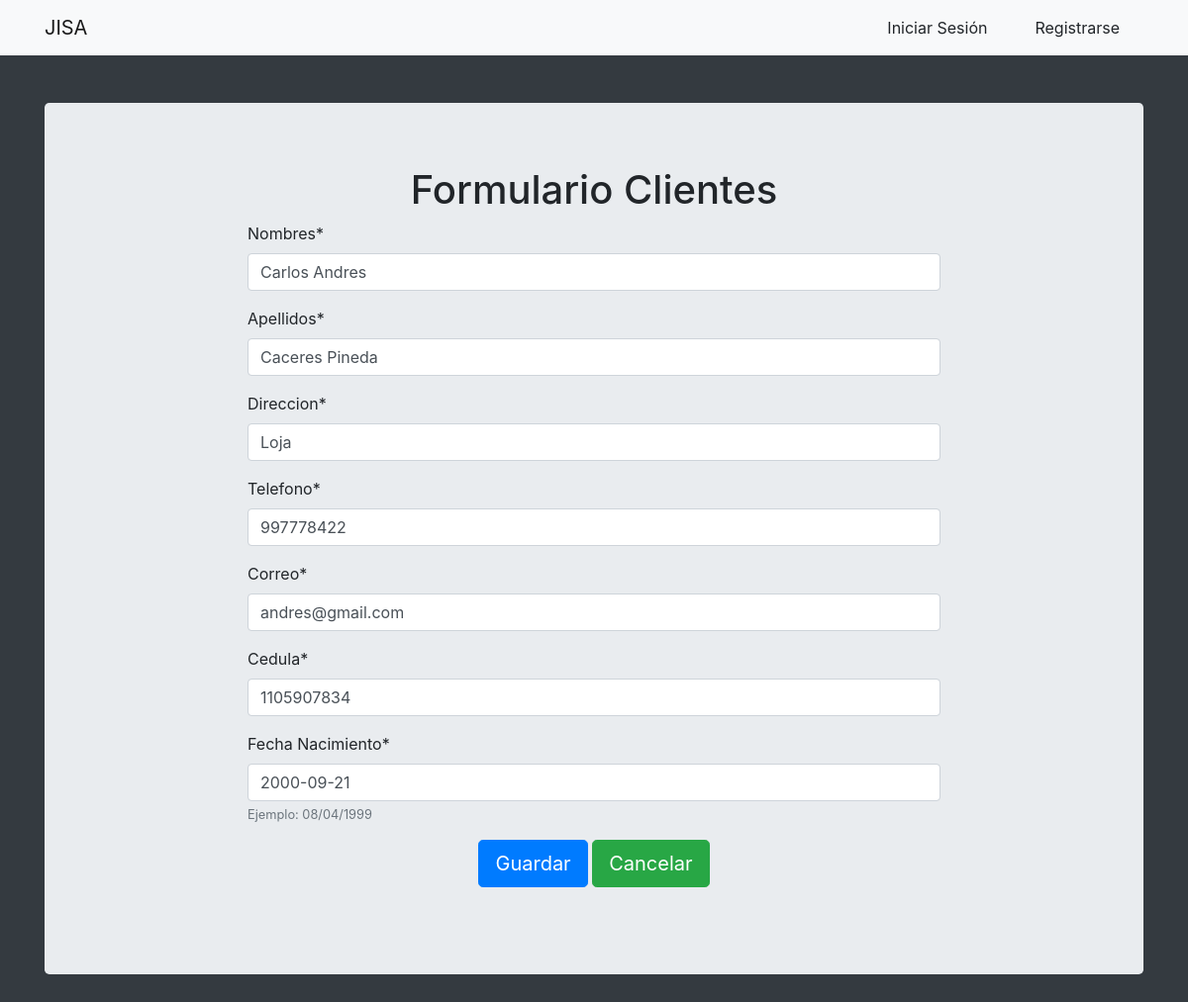
The app's page /clientes/editar_cliente/1/ with its own data.
### Clientes/models.py (models this page shows)
class Clientes(models.Model):
    Nombres = models.CharField(max_length=100)
    Apellidos = models.CharField(max_length=100)
    Direccion = models.CharField(max_length=100)
    Telefono = models.CharField(max_length=10)
    Correo = models.EmailField()
    Cedula = models.CharField(max_length=10)
    Fecha_Nacimiento = models.DateField(help_text="Ejemplo: 08/04/1999" , max_length=10)

### Clientes/views.py (the view, shortened to what this page needs)
# urls.py: path('editar_cliente/<int:id>/', views.editar_cliente, name= 'editar_cliente'),
def editar_cliente(request,id):
    cliente = Clientes.objects.get(id = id)
    if request.method == 'GET':
        form = ClientesForm(instance= cliente)
        contexto = {
            'form': form
        }
    return render(request, 'clientes/registro_clientes.html', contexto)

### Clientes/forms.py
class ClientesForm(forms.ModelForm):
    class Meta:
        model = Clientes
        fields = '__all__'

### templates/clientes/registro_clientes.html (shortened to what this page needs)
{% extends 'login/base.html' %}
{% block contenido %}
{% load crispy_forms_tags %}
<body>
  <div class="container text-center pt-5">
    <div class='jumbotron'>
      <h1>Formulario Clientes</h1>
      <center>
          <div class="text-left" style="max-width:700px">
            <form method="POST" class="mt-2"  enctype="multipart/form-data">
              {{form|crispy}}
              <div class="form-gruop mx-auto text-center">
                <button class="btn btn-primary btn-lg" type="submit">Guardar</button>
                <a class="btn btn-success btn-lg" href="{% url 'inicio:inicio' %}">Cancelar</a>
              </div>
              <br>
            </form>
          </div>
      </div>
  </div>
{% endblock contenido %}

### records on screen
Clientes: Nombres "Carlos Andres", Apellidos "Caceres Pineda", Direccion "Loja", Telefono "997778422", Correo "andres@gmail.com", Cedula "1105907834", Fecha_Nacimiento "2000-09-21"
